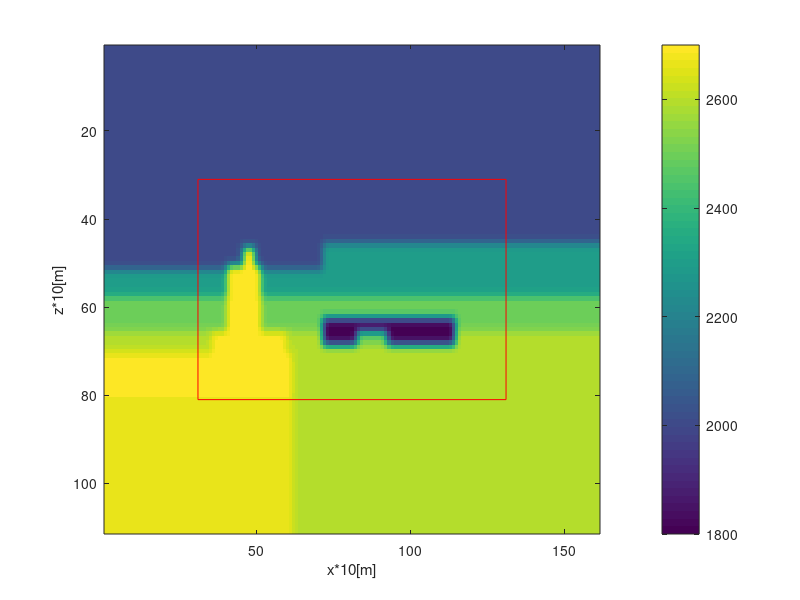

Recreate this plot in MATLAB. (Note: this script raises an error after producing the figure.)
%% input parameters
clear all;
close all;
dims.dh=10;
lp=30;
load('trueModel.mat');
v0=trueModel;
dims.dt=10^-3; % [s]
dims.nz0=size(v0,1); % Cells in z-direction
dims.nx0=size(v0,2); % Cells in x-direction
dims.nt=1000; % Amount of time steps
dims.ns=dims.nt;
%% extend the velocity model region to employ PML
v=v0;
temp=v0(1,:);
temp2=v0(end,:);
v=[temp(ones(lp,1),:);
    v;
    temp2(ones(lp,1),:)];
temp3=v(:,1);
temp4=v(:,end);
v=[temp3(:,ones(1,lp)),v,temp4(:,ones(1,lp))];
figure('name','true velocity');
imagesc(v);
colorbar;
xlabel({['x*' num2str(dims.dh) '[m]']});
ylabel({['z*' num2str(dims.dh) '[m]']});
hold on;
plot([lp+1,dims.nx0+lp],[lp+1,lp+1],'color','red');
hold on;
plot([lp+1,dims.nx0+lp],[lp+dims.nz0,lp+dims.nz0],'color','red');
hold on;
plot([lp+1,lp+1],[lp+1,lp+dims.nz0],'color','red');
hold on;
plot([dims.nx0+lp,dims.nx0+lp],[lp+1,lp+dims.nz0],'color','red');
axis on;
shg;
Rc=.1;
d0=log(1/Rc)/log(10)*3*v/2/lp;
%% Model dimensions
dims.nz=size(v,1);
dims.nx=size(v,2);
% mz=31:81
dims.mz=lp+1:dims.nz0+lp;
% mx=31:131
dims.mx=lp+1:dims.nx0+lp;
%% source signals
singles=rickerWave(10,dims);
%% Receiver locations
dims.rx=min(dims.mx):max(dims.mx);
dims.rz=min(dims.mz)*ones(1,length(dims.rx));
%% source
fs=1/dims.dt;
L=dims.nt;
n=2000;
f=fs*(0:(n/2))/n;
s=zeros([dims.nz*dims.nx,1]);
source_freq=fft(singles,n)/(n/2);
source_freq2=source_freq(1:n/2+1);
% check source
source_time=ifft(source_freq2,n,1)*n;
figure('name','source signals');
subplot(3,1,1)
plot(dims.dt:dims.dt:dims.dt*L,real(singles));
xlabel(['t [s]']);
title('original');
subplot(3,1,2)
plot(dims.dt:dims.dt:dims.dt*L,real(source_time(1:dims.nt)));
xlabel(['t' [s]']);
title('transformed from frequency');
subplot(3,1,3)
plot(abs(source_freq2));
%aa=reshape(aa,[300,1]);
%plot(real(aa))
title('frequencu domain');
shg;
%% find effective frequency of source
s_diff=diff(abs(source_freq2));
s_diff=[s_diff(1);s_diff];
s_lim=find(abs(source_freq2)<.01*max(abs(source_freq2)) & s_diff<0);
s_lim2=s_lim(1);
f_range=1:s_lim2;
f2=f(f_range);
ome=2*pi*f2;

% source term
sf=source_freq2(1:s_lim2);

source_time2=ifft(source_freq2(f_range),n,1)*n;
figure('name','check source')
plot(dims.dt:dims.dt:dims.dt*L,real(source_time2(1:dims.nt)));
%% run solver
nz=dims.nz;
nx=dims.nx;

dh=dims.dh;
nt=dims.nt;
% ome
% sf
rz=dims.rz;
rx=dims.rx;

% boundary condition
pini=zeros(nz,nx,length(ome));

% v
%% source location
sx0=dims.mx(1):1:dims.mx(end);
sz0=dims.mz(1)*ones(size(sx0));

% true_rec: (time_samples,receivers,source), common shot gather
true_rect=zeros(dims.nt,length(rx),length(sx0));
%%
tic;
for i=1:length(sx0)
    sz=sz0(i);
    sx=sx0(i);
    [~,pt,~,rect]=solver(nz,nx,dh,nt,sz,sx,ome,n,sf,rz,rx,v,lp,d0);
    true_rect(:,:,i)=rect;
    fprintf('\ncommon shot gather generator \t source=%f/%f \t',i,length(sx0));
    fprintf('t=%f s', toc);
end
%%
save('true_rect.mat','true_rect');
%%
load('true_rect.mat');
for i=1:size(true_rect,3)
    figure(5)
    imagesc(true_rect(:,:,i),1*[min(true_rect(:)),max(true_rect(:))]);
    shg;
    pause(.5);
end